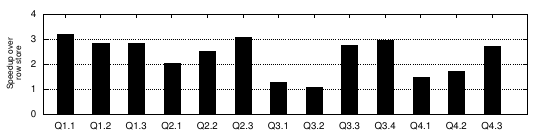

The gnuplot source for this figure:
reset
load "config.plt"
#set size 1.5, 0.4
set output 'ssb-sf100-storage-format-comparison.eps'
set terminal postscript size 5.5in, 1.4in
set style histogram cluster gap 1
set style fill pattern 0 border -1
set style line 1 lt 1
set boxwidth 0.9
set style data histograms
#set key right top samplen 2.5 horizontal width 0 
unset key
set ylabel "Speedup over\n row store" offset 2,0 font "Helvetica,12"
set yrange[0:4]
set xrange[-0.6:13]
set arrow from -0.6,1 to 13,1 nohead lt 0.5 lc rgb "black"
set arrow from -0.6,2 to 13,2 nohead lt 0.5 lc rgb "black"
set arrow from -0.6,3 to 13,3 nohead lt 0.5 lc rgb "black"
set xtics font "Helvetica,14"
set ytics 1 font "Helvetica,14"
unset mytics
plot 'ssb-sf100-storage-format-comparison.dat' using 2:xtic(1) ti col ls 1 lc rgb "black" fill pattern 3

